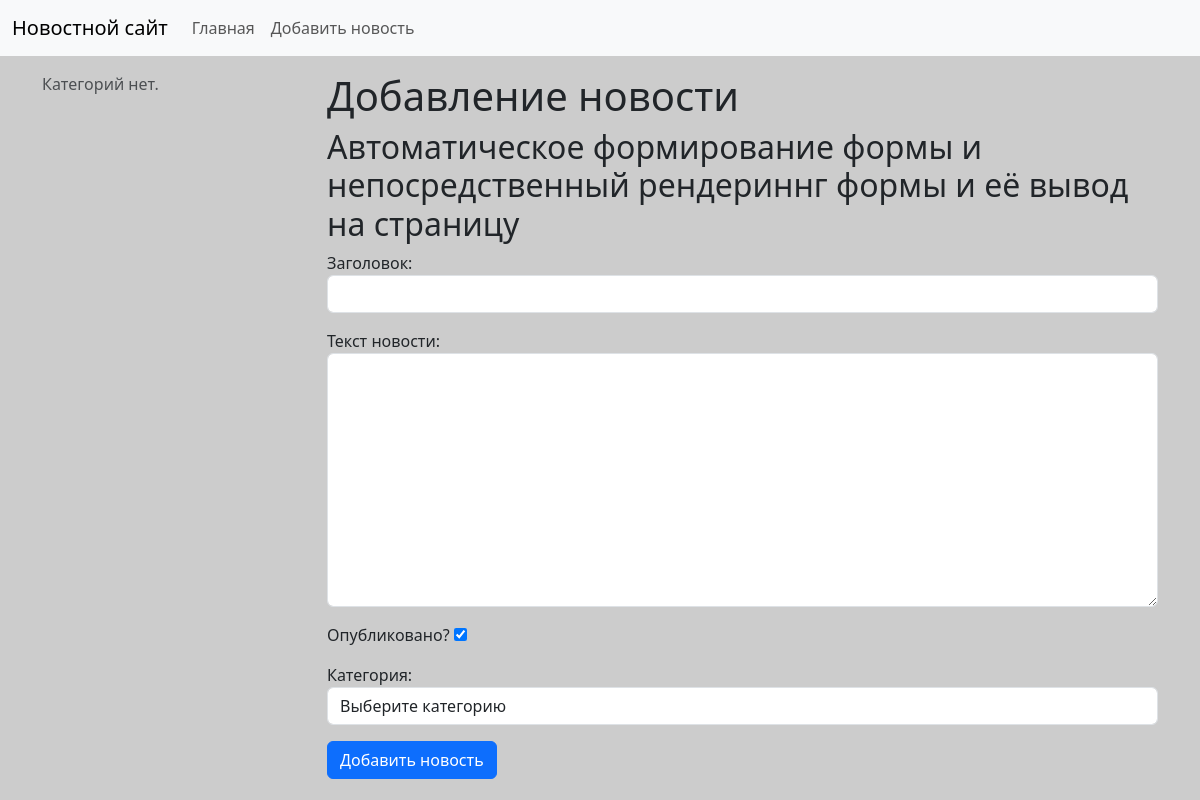
Before: /news/add-news/ with the older database file.
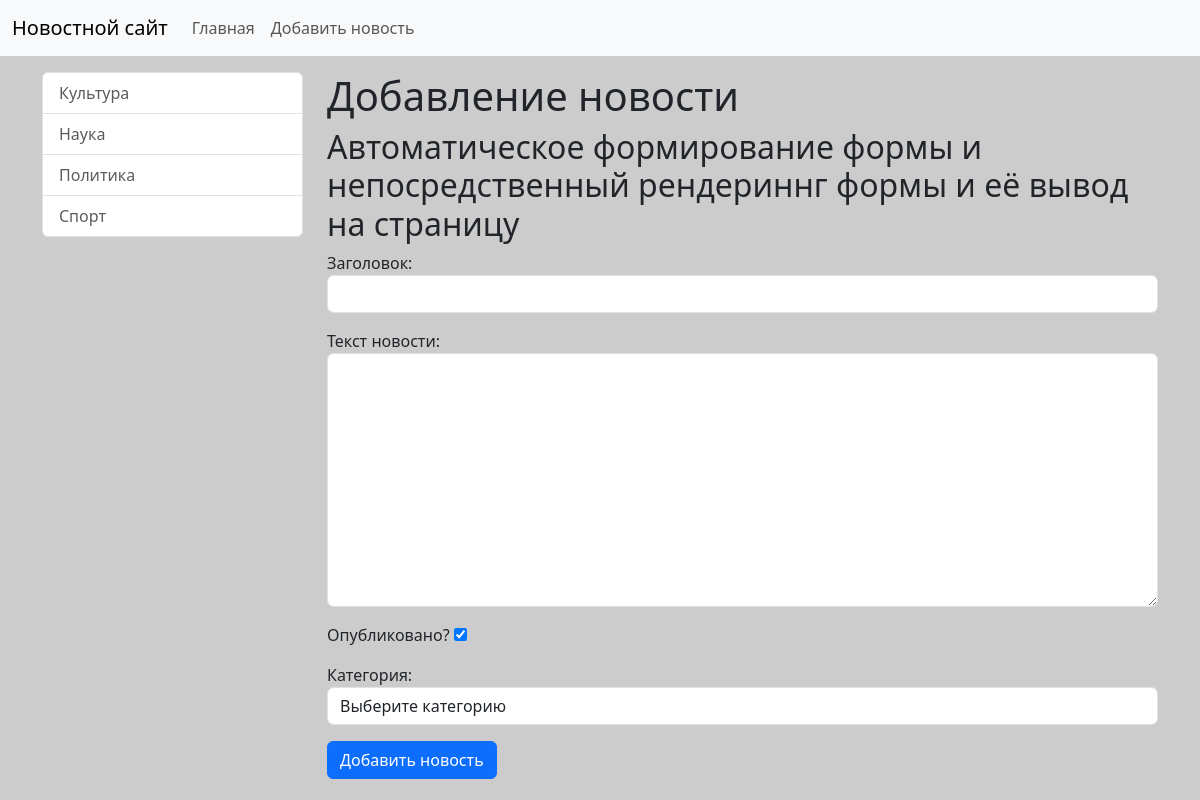
After: the same page with the newer database file.
### news/models.py (models this page shows)
class Category(models.Model):
    title = models.CharField(max_length=150, db_index=True, verbose_name = 'Наименование категории') # При наличии db_index поле индексируется и поиск полей в этой таблице / модели становится более быстрым
    def get_absolute_url(self): # Название этого метода должно быть именно таким, чтобы Django мог его распознать и использовать для получения URL-адреса объекта и это договорённость между разработчиками Django. Этот метод возвращает URL-адрес для конкретного объекта модели, который будет использовать. Также django автоматически ищет этот метод и если находит его, то в админ.панели автоматически появляется кнопка "смотреть на сайте", которая ведёт на соответствующую страницу на сайте. При другом названии метода кнопки не будет.
        return reverse('category', kwargs={"category_id": self.pk}) # Главное отличе этой фукнции от template tag в том, что она строит ссылку в python-файлах, а template tag - в html-шаблонах. Здесь мы используем имя маршрута 'category' и передаем параметр category_id, который равен первичному ключу (pk) текущего объекта категории. В результате функция reverse вернет URL-адрес для этой категории, который можно использовать в шаблонах или других частях приложения.
    class Meta:
        verbose_name = 'Категория'
        verbose_name_plural = 'Категории'
        ordering = ('title', )
    def __str__(self):
        return self.title

### news/views.py (the view)
# urls.py: path('news/add-news/', add_news, name='add_news'),
def add_news(request):
    if request.method == 'POST':
        form = NewsForm(request.POST) # Так мы обращаемся к форме и забираем все данные, который она отправила методом POST
        if form.is_valid():   # Есть метод is_bond, который позволяет проверить, были ли отправлена форма и заполнился ли объект из formsэтими данными
            news = News.objects.create(**form.cleaned_data) # В данном случае ** - это метод python для распаковки словарей. Т.е. title, content и все остальные поля будут автоматически присвоены соответствующим ключам. Это и есть сохранение новости. Здесь используется метод create потому что метода save() нет у форм, которые не связаны с моделями.
            return redirect(news)
    else:
        form = NewsForm()
    return render(request, 'news/add_news.html', {'form': form})

### news/templatetags/news_tags.py (called while the page is built)
@register.inclusion_tag('news/list_categories.html')
def show_categories():    # Можно передавать дополнительные параметры (def show_categories(arg1='Hello', arg2='World')
    categories = Category.objects.all()
    return {"categories": categories}   # При передачи доп. параметров в функцию return должен выглядеть с из возвратом, чтобы увидеть их значения return {"categories": categories, "arg1": arg1, "arg2": arg2}

### news/templates/news/add_news.html (shortened to what this page needs)
{% extends 'base.html' %}
{% block sidebar %}
    {% include 'include/_sidebar.html' %}
{% endblock %}
{% block content %}
<h1>Добавление новости</h1>
<form action="{% url 'add_news' %}" method="post" enctype="multipart/form-data">
    <h2>Автоматическое формирование формы и непосредственный рендериннг формы и её вывод на страницу</h2>
    {{ form.as_p }}
    <button type="submit" class="btn btn-primary btn-block">Добавить новость</button>
</form>
{% endblock  %}

### news/templates/news/list_categories.html
<div class="list-group">
  {% for item_category in categories %}
    <a href="{{ item_category.get_absolute_url }}" class="list-group-item list-group-item-action" aria-current="true" >{{ item_category.title }}</a >
  {% empty %}
    <p class="text-muted">Категорий нет.</p>
  {% endfor %}
</div>

Changed rows visible on the page:
added Category: title "Культура"
added Category: title "Наука"
added Category: title "Политика"
added Category: title "Спорт"
Other visible differences:
text no longer shown: "Категорий нет."
